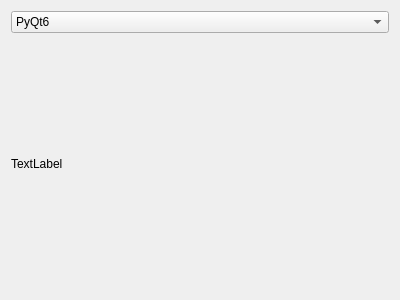
<?xml version="1.0" encoding="UTF-8"?>
<ui version="4.0">
 <class>Form</class>
 <widget class="QWidget" name="Form">
  <property name="geometry">
   <rect>
    <x>0</x>
    <y>0</y>
    <width>400</width>
    <height>300</height>
   </rect>
  </property>
  <property name="windowTitle">
   <string>Form</string>
  </property>
  <layout class="QVBoxLayout" name="verticalLayout_2">
   <item>
    <layout class="QVBoxLayout" name="verticalLayout">
     <item>
      <widget class="QComboBox" name="comboBox">
       <item>
        <property name="text">
         <string>PyQt6</string>
        </property>
       </item>
       <item>
        <property name="text">
         <string>wxPython</string>
        </property>
       </item>
       <item>
        <property name="text">
         <string>Kivy</string>
        </property>
       </item>
       <item>
        <property name="text">
         <string>TKinter</string>
        </property>
       </item>
       <item>
        <property name="text">
         <string>PySide2</string>
        </property>
       </item>
      </widget>
     </item>
     <item>
      <widget class="QLabel" name="label">
       <property name="text">
        <string>TextLabel</string>
       </property>
      </widget>
     </item>
    </layout>
   </item>
  </layout>
 </widget>
 <resources/>
 <connections/>
</ui>
